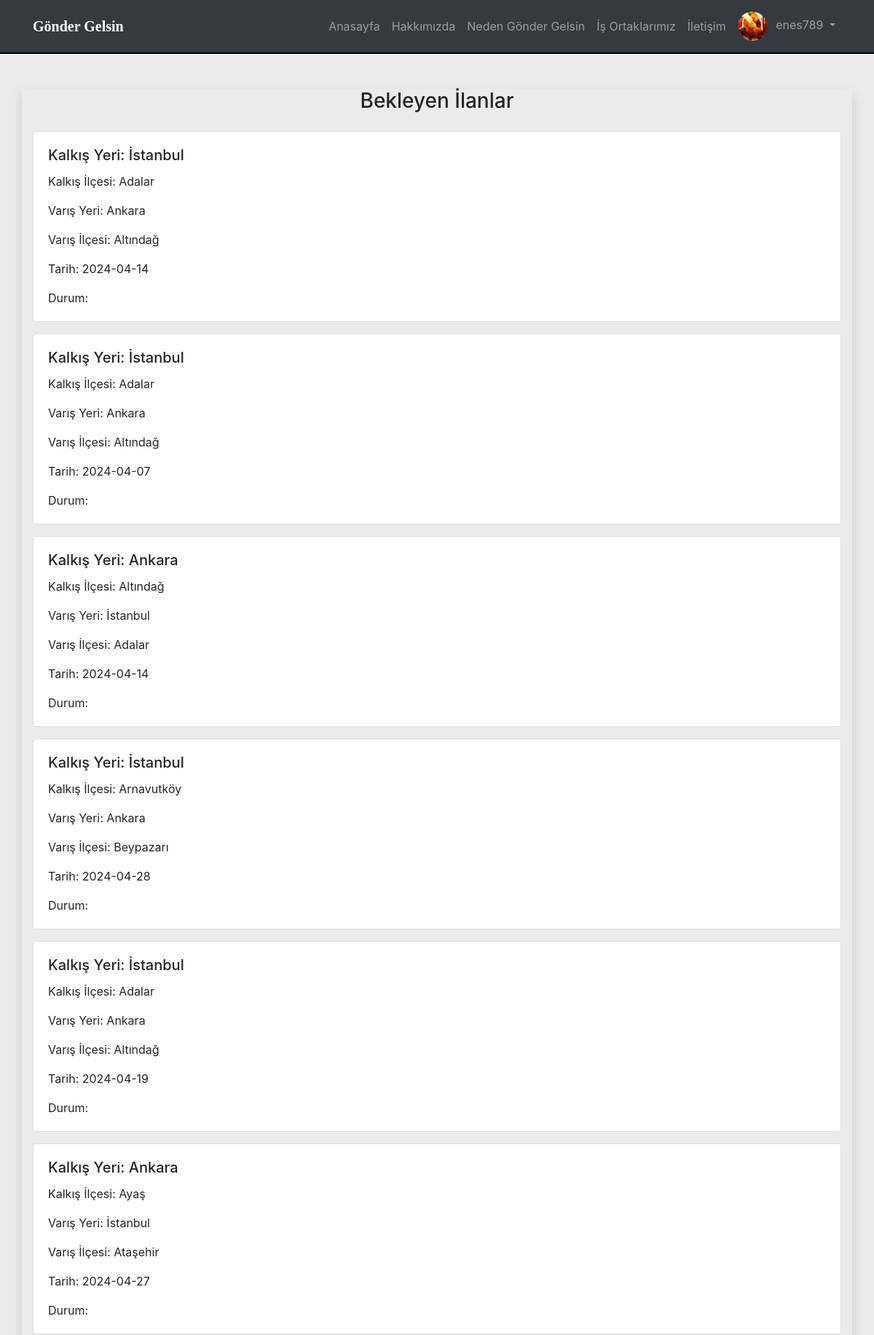
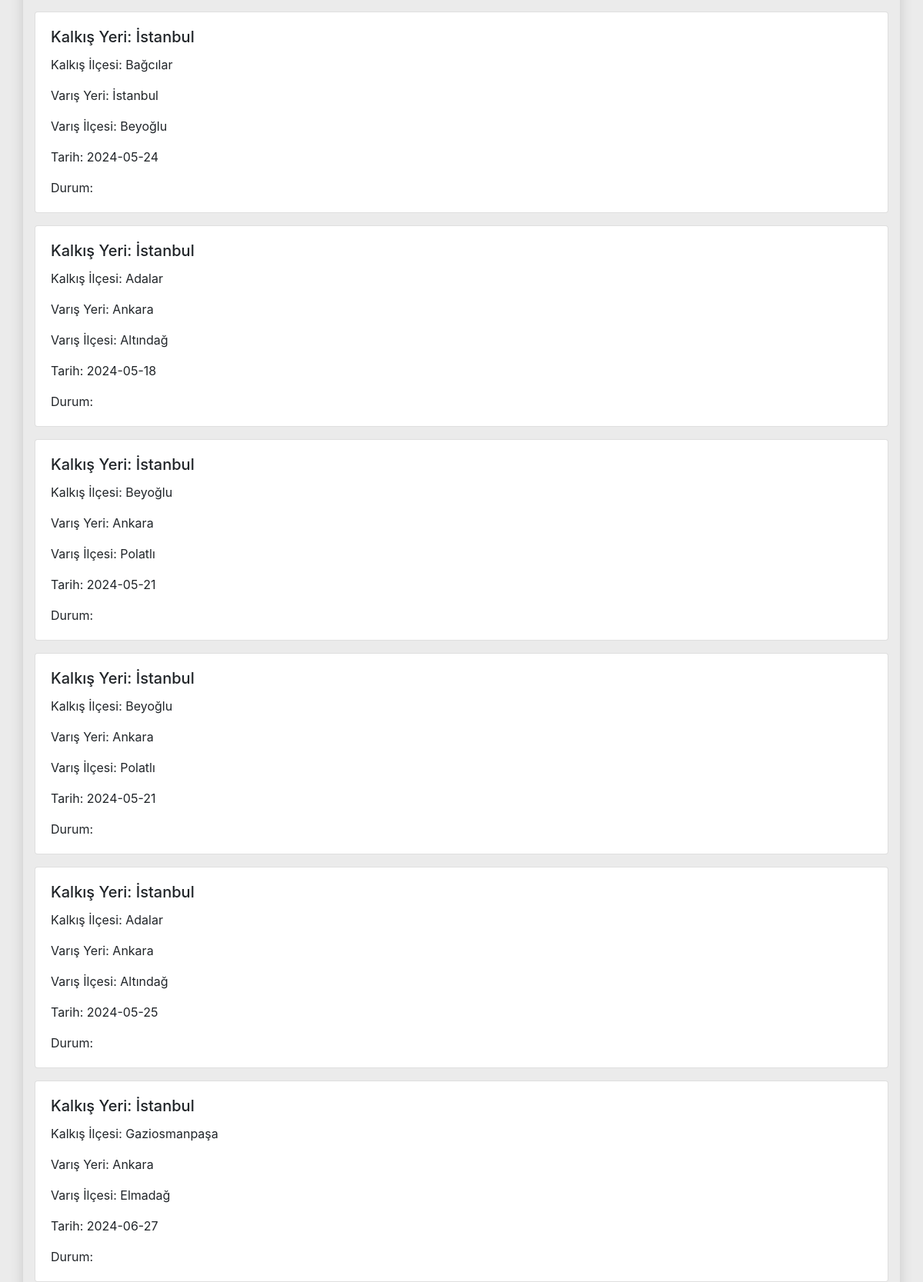
The page /bekleyen_ilanlar.PHP (signed in, upper part) on the database its author committed (2 pictures, top to bottom).
### tables this page shows
CREATE TABLE `ilan` (
  `id` int(11) NOT NULL,
  `kalkis_yeri` varchar(255) NOT NULL,
  `kalkis_ilçesi` varchar(100) NOT NULL,
  `varis_yeri` varchar(255) NOT NULL,
  `varis_ilçesi` varchar(100) NOT NULL,
  `kilo` int(11) NOT NULL,
  `tarih` date DEFAULT NULL,
  `fiyat` int(100) NOT NULL,
  `acıklama` varchar(100) NOT NULL,
  `eposta` varchar(100) DEFAULT NULL,
  `durum` varchar(50) DEFAULT NULL
);

### bekleyen_ilanlar.PHP (the view, shortened to what this page needs)
<?php
include "navbar.php";
include "baglan.php";
?>
<!DOCTYPE html>
<html lang="tr">
<head>
    <link rel="stylesheet" href="https://stackpath.bootstrapcdn.com/bootstrap/4.5.0/css/bootstrap.min.css">
</head>
<body>
<div class="container mt-5">
    <div class="row">
        <div class="col-md-12 shadow">
            <h3 class="text-center mb-4">Bekleyen İlanlar</h3>
            <?php
            $query = "SELECT id, kalkis_yeri, kalkis_ilçesi, varis_yeri, varis_ilçesi, tarih, durum FROM ilan";
            $result = mysqli_query($baglan, $query);
            if ($result && mysqli_num_rows($result) > 0) {
                while ($row = mysqli_fetch_assoc($result)) {
                    echo "<div class='card mb-3'>";
                    echo "<div class='card-body'>";
                    echo "<h5 class='card-title'>Kalkış Yeri: " . $row['kalkis_yeri'] . "</h5>";
                    echo "<p class='card-text'>Kalkış İlçesi: " . $row['kalkis_ilçesi'] . "</p>";
                    echo "<p class='card-text'>Varış Yeri: " . $row['varis_yeri'] . "</p>";
                    echo "<p class='card-text'>Varış İlçesi: " . $row['varis_ilçesi'] . "</p>";
                    echo "<p class='card-text'>Tarih: " . $row['tarih'] . "</p>";
                    echo "<p class='card-text'>Durum: " . $row['durum'] . "</p>";
                    echo "</div>";
                    echo "</div>";
                }
            } else {
                echo "<p class='text-center'>Bekleyen ilan yok.</p>";
            }
            ?>
        </div>
    </div>
</div>
</body>
</html>

### bekleyen_ilanlar.PHP (style rules this page uses)
body { background-color: rgb(235, 235, 235); }

### rows shown on the page
ilan: kalkis_yeri "İstanbul", kalkis_ilçesi "Adalar", varis_yeri "Ankara", varis_ilçesi "Altındağ", tarih "2024-04-14"
ilan: kalkis_yeri "İstanbul", kalkis_ilçesi "Adalar", varis_yeri "Ankara", varis_ilçesi "Altındağ", tarih "2024-04-07"
ilan: kalkis_yeri "Ankara", kalkis_ilçesi "Altındağ", varis_yeri "İstanbul", varis_ilçesi "Adalar", tarih "2024-04-14"
ilan: kalkis_yeri "İstanbul", kalkis_ilçesi "Arnavutköy", varis_yeri "Ankara", varis_ilçesi "Beypazarı", tarih "2024-04-28"
ilan: kalkis_yeri "İstanbul", kalkis_ilçesi "Adalar", varis_yeri "Ankara", varis_ilçesi "Altındağ", tarih "2024-04-19"
ilan: kalkis_yeri "Ankara", kalkis_ilçesi "Ayaş", varis_yeri "İstanbul", varis_ilçesi "Ataşehir", tarih "2024-04-27"
ilan: kalkis_yeri "İstanbul", kalkis_ilçesi "Bağcılar", varis_yeri "İstanbul", varis_ilçesi "Beyoğlu", tarih "2024-05-24"
ilan: kalkis_yeri "İstanbul", kalkis_ilçesi "Adalar", varis_yeri "Ankara", varis_ilçesi "Altındağ", tarih "2024-05-18"
ilan: kalkis_yeri "İstanbul", kalkis_ilçesi "Beyoğlu", varis_yeri "Ankara", varis_ilçesi "Polatlı", tarih "2024-05-21"
ilan: kalkis_yeri "İstanbul", kalkis_ilçesi "Beyoğlu", varis_yeri "Ankara", varis_ilçesi "Polatlı", tarih "2024-05-21"
ilan: kalkis_yeri "İstanbul", kalkis_ilçesi "Adalar", varis_yeri "Ankara", varis_ilçesi "Altındağ", tarih "2024-05-25"
ilan: kalkis_yeri "İstanbul", kalkis_ilçesi "Gaziosmanpaşa", varis_yeri "Ankara", varis_ilçesi "Elmadağ", tarih "2024-06-27"

### other values the page prints
$_SESSION["kullaniciadi_bilgisi"] "enes789"
